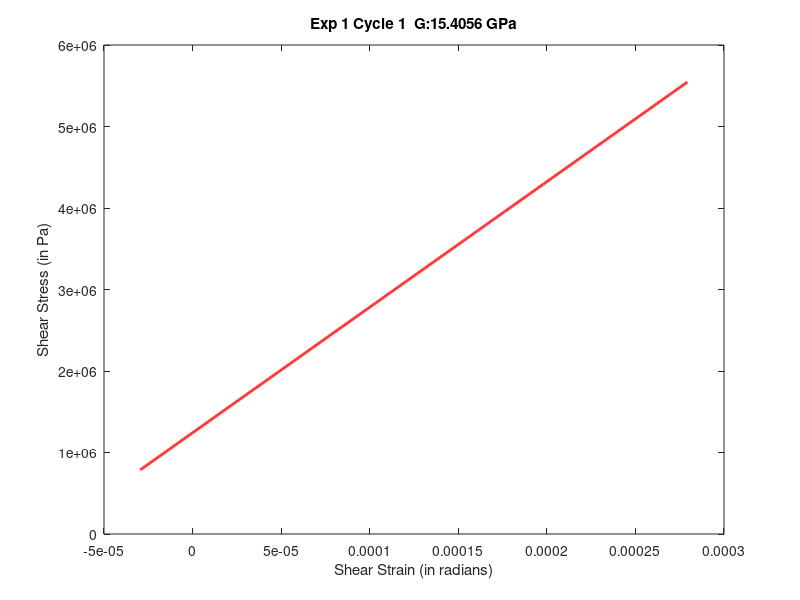
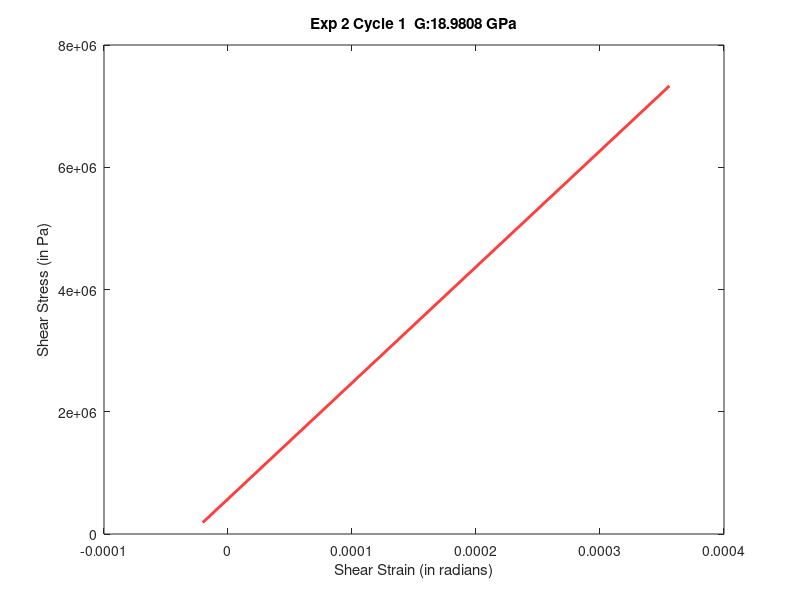
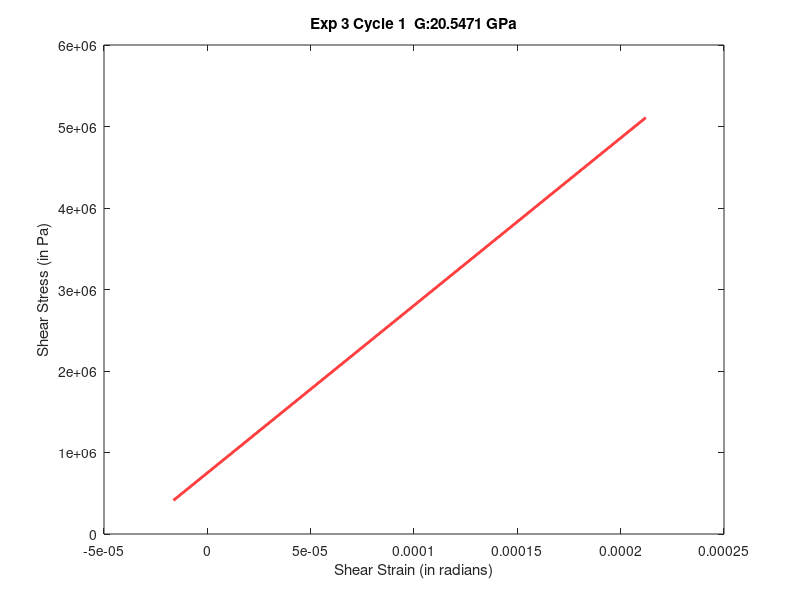
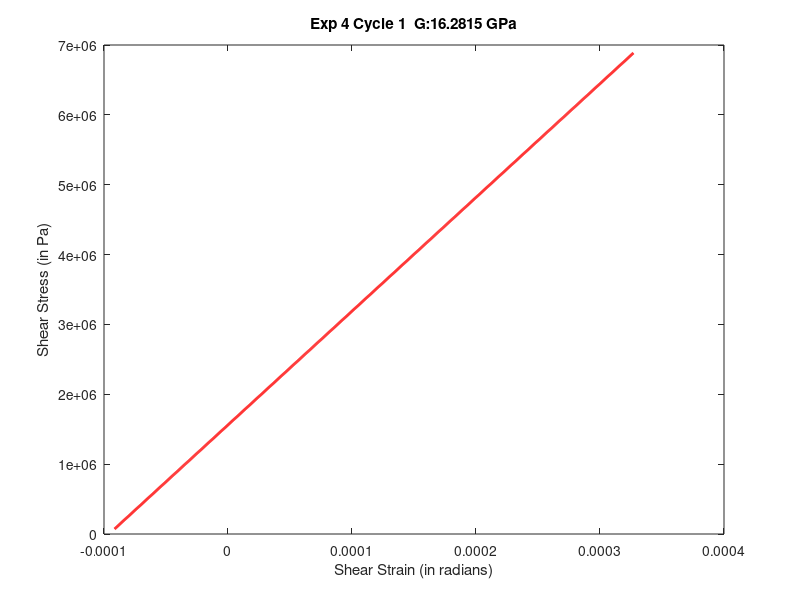

Reproduce these figures in MATLAB, in order.
%Global variables
d=0.01;     %Diameter of rod in meters
d1=0.1;     %Length of lever in meters
L=1;        %Length of Rod in meters
g=9.81;     %Value of g in m/s^2
load('P8_TorsionTest.mat');





%hold on;    %if we want to plot them in the same window
%Group 1

%Takes values of load from m_exp1 variable of P8_TorsionTest.mat
loads = m_exp1;

%Takes values of theta from column i of theta_0exp1 variable of P8...mat 
theta =theta_0exp1(:,1);    %change cycle number here for data. Taking Cycle 1

%plot(loads,theta); %Plots original y_vs_x Data
theta=theta'; %to make y and x of same dimensions since theta was columnar

J=pi*(d^4)/32;   %Polar Second Moment of Inertia
T=loads*(g*d1);    %Torque applied on the rod
y=(T*(d/2))/J;      %Shear Stress in Pa

x=(theta*(d/2))/L;     %Shear Strain 

coefficients=polyfit(x,y,1);  %finds coeff of best fit line for Data
xFit = linspace(min(x),max(x),1000);
yFit = polyval(coefficients,xFit);
G_in_Pa=coefficients(1);  %slope of the best fit line gives Shear Modulus

%to see full value of slope, use command 'format long'

%str=sprintf('%f Pascals',G_in_Pa);
%str ='28875391321.054501 Pascals'

%str=sprintf('%g Pascals',G_in_Pa);
%str ='2.88754e+10 Pascals'

G_in_GPa(1)=G_in_Pa/1e9;
 

%disp(sprintf('Slop of best fit line theta(radian) vs mass(kg) : %g',slope));
%str=sprintf('%g GPa',G_in_GPa)
%str = '2.88754 GPa'


%%% PLOTTING GRAPH
plot(xFit,yFit,'r-','LineWidth',2)
xlabel('Shear Strain (in radians)');
ylabel('Shear Stress (in Pa)');
title({sprintf('Exp 1 Cycle 1  G:%g GPa',G_in_GPa(1))})
figure; %%to plot different plots in different windows











%GROUP 2

%Takes values of load from m_exp1 variable of P8_TorsionTest.mat
loads = m_exp2;

%Takes values of theta from column i of theta_0exp1 variable of P8...mat 
theta =theta_0exp2(:,1);    %change cycle number here for data. Taking Cycle 1

%plot(loads,theta); %Plots original y_vs_x Data
theta=theta'; %to make y and x of same dimensions since theta was columnar

J=pi*(d^4)/32;   %Polar Second Moment of Inertia
T=loads*(g*d1);    %Torque applied on the rod
y=(T*(d/2))/J;      %Shear Stress in Pa

x=(theta*(d/2))/L;     %Shear Strain 

coefficients=polyfit(x,y,1);  %finds coeff of best fit line for Data
xFit = linspace(min(x),max(x),1000);
yFit = polyval(coefficients,xFit);
G_in_Pa=coefficients(1);  %slope of the best fit line gives Shear Modulus

%to see full value of slope, use command 'format long'

%str=sprintf('%f Pascals',G_in_Pa);
%str ='28875391321.054501 Pascals'

%str=sprintf('%g Pascals',G_in_Pa);
%str ='2.88754e+10 Pascals'

G_in_GPa(2)=G_in_Pa/1e9;
 

%disp(sprintf('Slop of best fit line theta(radian) vs mass(kg) : %g',slope));

%str=sprintf('%g GPa',G_in_GPa)
%str = '2.88754 GPa'


%%% PLOTTING GRAPH
plot(xFit,yFit,'r-','LineWidth',2)
xlabel('Shear Strain (in radians)');
ylabel('Shear Stress (in Pa)');
title({sprintf('Exp 2 Cycle 1  G:%g GPa',G_in_GPa(2))})
figure; %to plot different plots in different windows















%GROUP 3

%Takes values of load from m_exp1 variable of P8_TorsionTest.mat
loads = m_exp3;

%Takes values of theta from column i of theta_0exp1 variable of P8...mat 
theta =theta_0exp3(:,1);    %change cycle number here for data. Taking cycle 1

%plot(loads,theta); %Plots original y_vs_x Data
theta=theta'; %to make y and x of same dimensions since theta was columnar

J=pi*(d^4)/32;   %Polar Second Moment of Inertia
T=loads*(g*d1);    %Torque applied on the rod
y=(T*(d/2))/J;      %Shear Stress in Pa

x=(theta*(d/2))/L;     %Shear Strain 

coefficients=polyfit(x,y,1);  %finds coeff of best fit line for Data
xFit = linspace(min(x),max(x),1000);
yFit = polyval(coefficients,xFit);
G_in_Pa=coefficients(1);  %slope of the best fit line gives Shear Modulus

%to see full value of slope, use command 'format long'

%str=sprintf('%f Pascals',G_in_Pa);
%str ='28875391321.054501 Pascals'

%str=sprintf('%g Pascals',G_in_Pa);
%str ='2.88754e+10 Pascals'

G_in_GPa(3)=G_in_Pa/1e9;
 

%disp(sprintf('Slop of best fit line theta(radian) vs mass(kg) : %g',slope));

%str=sprintf('%g GPa',G_in_GPa)
%str = '2.88754 GPa'

%%% PLOTTING GRAPH
plot(xFit,yFit,'r-','LineWidth',2)
xlabel('Shear Strain (in radians)');
ylabel('Shear Stress (in Pa)');
title({sprintf('Exp 3 Cycle 1  G:%g GPa',G_in_GPa(3))});
figure; %to plot different plots in different windows























%GROUP 4

%Takes values of load from m_exp1 variable of P8_TorsionTest.mat
loads = m_exp4;

%Takes values of theta from column i of theta_0exp1 variable of P8...mat 
theta =theta_0exp4(:,1);    %change cycle number here for data. Taking Cycle 1

%plot(loads,theta); %Plots original y_vs_x Data
theta=theta'; %to make y and x of same dimensions since theta was columnar

J=pi*(d^4)/32;   %Polar Second Moment of Inertia
T=loads*(g*d1);    %Torque applied on the rod
y=(T*(d/2))/J;      %Shear Stress in Pa

x=(theta*(d/2))/L;     %Shear Strain 

coefficients=polyfit(x,y,1);  %finds coeff of best fit line for Data
xFit = linspace(min(x),max(x),1000);
yFit = polyval(coefficients,xFit);
G_in_Pa=coefficients(1);  %slope of the best fit line gives Shear Modulus

%to see full value of slope, use command 'format long'

%str=sprintf('%f Pascals',G_in_Pa);
%str ='28875391321.054501 Pascals'

%str=sprintf('%g Pascals',G_in_Pa);
%str ='2.88754e+10 Pascals'

G_in_GPa(4)=G_in_Pa/1e9;
 

%disp(sprintf('Slop of best fit line theta(radian) vs mass(kg) : %g',slope));

%str=sprintf('%g GPa',G_in_GPa)
%str = '2.88754 GPa'


%%% PLOTTING GRAPH
plot(xFit,yFit,'r-','LineWidth',2)
xlabel('Shear Strain (in radians)');
ylabel('Shear Stress (in Pa)');
title({sprintf('Exp 4 Cycle 1  G:%g GPa',G_in_GPa(4))})
figure; %to plot different plots in different windows















%GROUP 5

%Takes values of load from m_exp1 variable of P8_TorsionTest.mat
loads = m_exp5;

%Takes values of theta from column i of theta_0exp1 variable of P8...mat 
theta =theta_0exp5(:,1);    %change cycle number here for data.Taking Cycle 1

%plot(loads,theta); %Plots original y_vs_x Data
theta=theta'; %to make y and x of same dimensions since theta was columnar

J=pi*(d^4)/32;   %Polar Second Moment of Inertia
T=loads*(g*d1);    %Torque applied on the rod
y=(T*(d/2))/J;      %Shear Stress in Pa

x=(theta*(d/2))/L;     %Shear Strain 

coefficients=polyfit(x,y,1);  %finds coeff of best fit line for Data
xFit = linspace(min(x),max(x),1000);
yFit = polyval(coefficients,xFit);
G_in_Pa=coefficients(1);  %slope of the best fit line gives Shear Modulus

%to see full value of slope, use command 'format long'

%str=sprintf('%f Pascals',G_in_Pa);
%str ='28875391321.054501 Pascals'

%str=sprintf('%g Pascals',G_in_Pa);
%str ='2.88754e+10 Pascals'

G_in_GPa(5)=G_in_Pa/1e9;


%disp(sprintf('Slop of best fit line theta(radian) vs mass(kg) : %g',slope));

%str=sprintf('%g GPa',G_in_GPa)
%str = '2.88754 GPa'


%%% PLOTTING GRAPH
plot(xFit,yFit,'r-','LineWidth',2)
xlabel('Shear Strain (in radians)');
ylabel('Shear Stress (in Pa)');
title({sprintf('Exp 5 Cycle 1  G:%g GPa',G_in_GPa(5))})
%figure; %not at the last since it creates another extra plot

%hold off;  %%used to stop plotting on the same window

clearvars -except G_in_GPa



